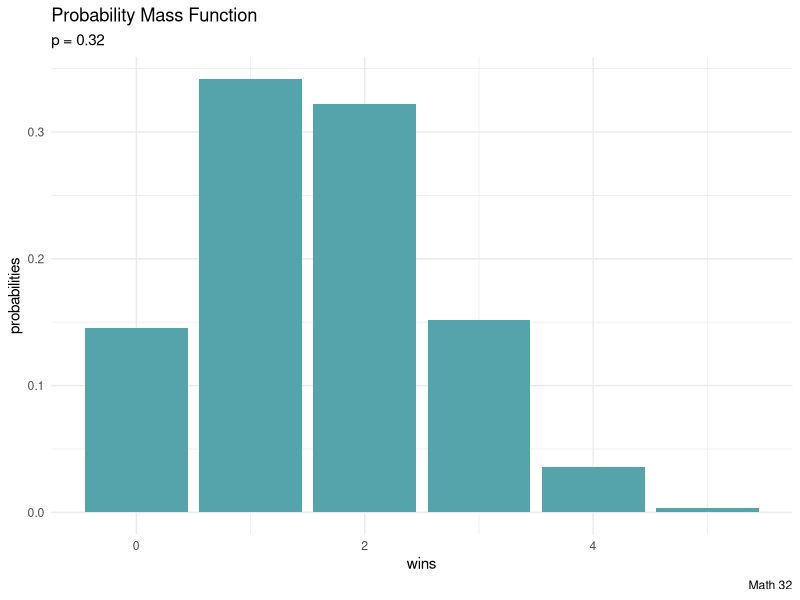
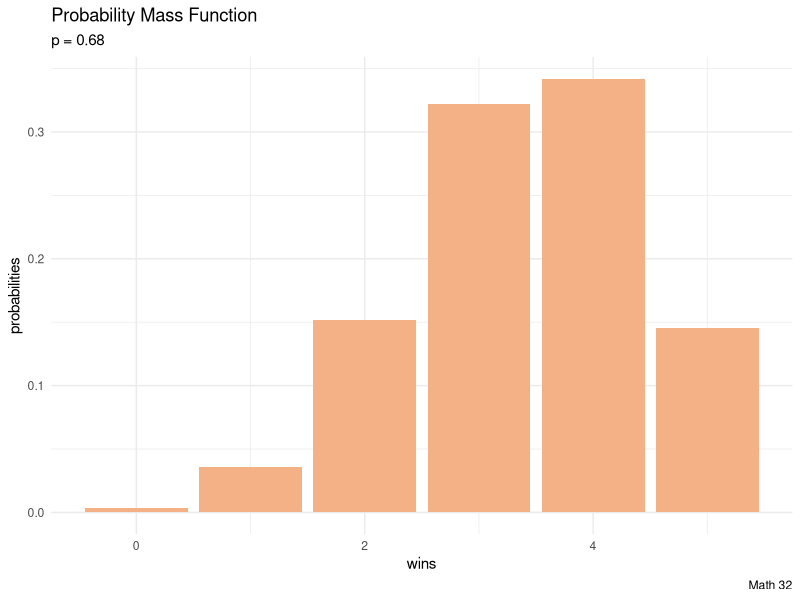

The R script that drew these images, in order:
## ---- chunk 1
library("ggplot2")
## ---- chunk 2
n <- 5
k <- 2
p <- 0.32

dbinom(k, n, p)
## ---- chunk 3
probabilities <- dbinom(0:n, n, p)
df <- data.frame(probabilities)

ggplot(df, aes(x = 0:n, y = probabilities)) +
  geom_bar(stat = "identity", fill = "#55A3AB") +
  labs(title = "Probability Mass Function",
       subtitle = "p = 0.32",
       caption = "Math 32",
       x = "wins") +
  theme_minimal()
## ---- chunk 4
dbinom(3, 5, 0.68)
## ---- chunk 5
probabilities <- dbinom(0:n, n, 0.68)
df <- data.frame(probabilities)

ggplot(df, aes(x = 0:n, y = probabilities)) +
  geom_bar(stat = "identity", fill = "#F4B185") +
  labs(title = "Probability Mass Function",
       subtitle = "p = 0.68",
       caption = "Math 32",
       x = "wins") +
  theme_minimal()
